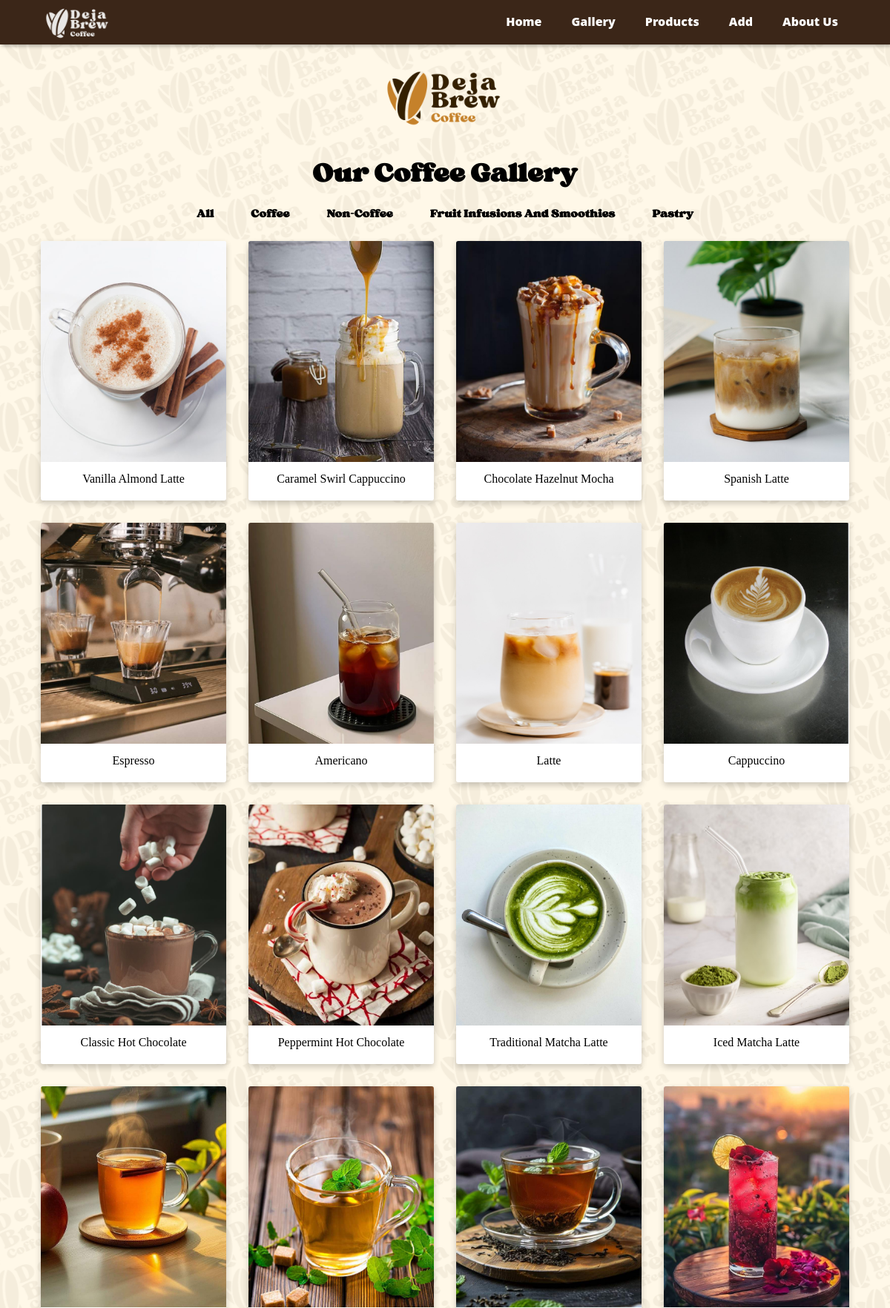
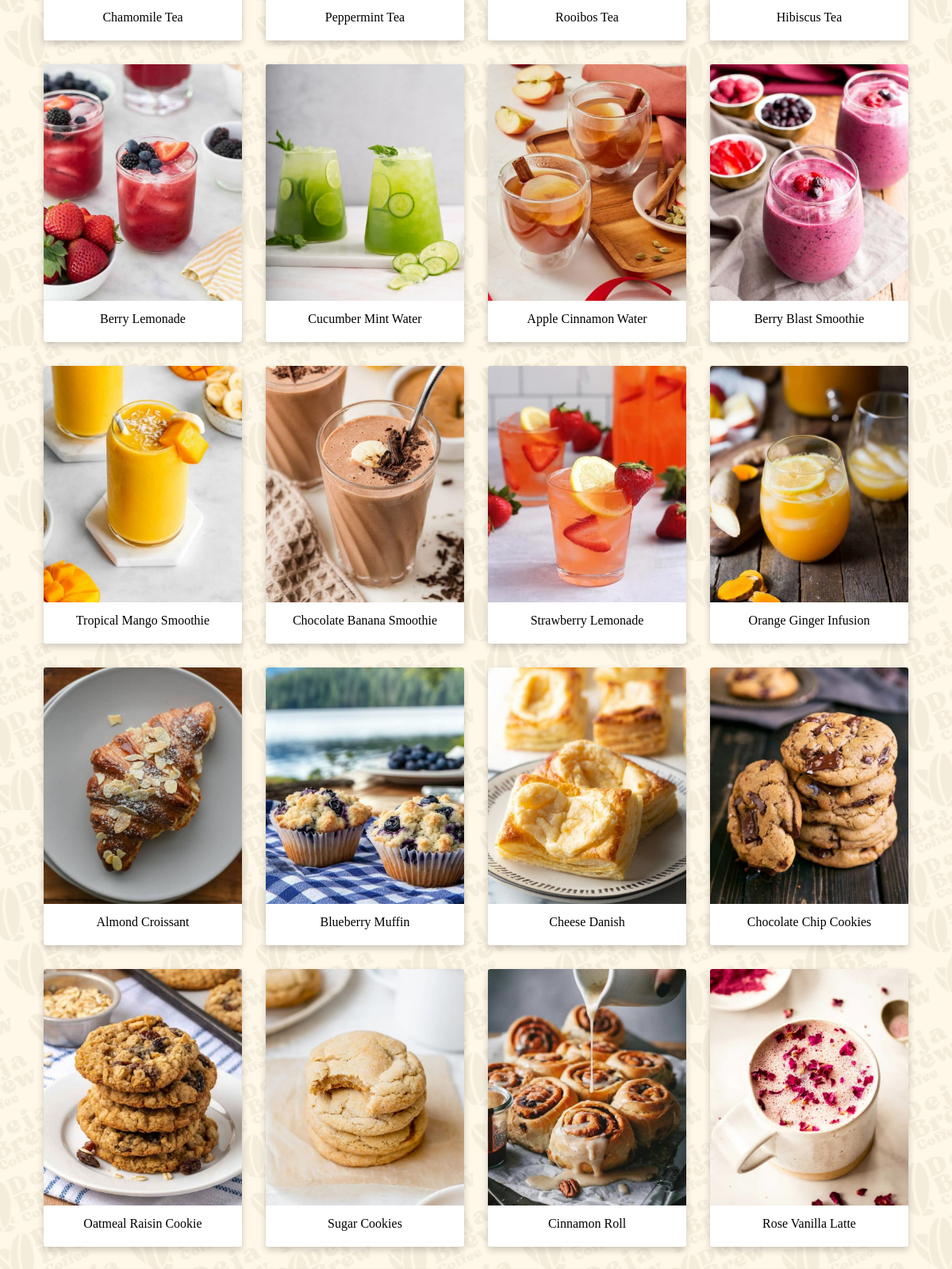
The page /index.php?command=gallery (upper part) on the database its author committed (2 pictures, top to bottom).
### tables this page shows
CREATE TABLE `coffees` (
  `coffee_id` int(11) NOT NULL,
  `name` varchar(255) NOT NULL,
  `description` text DEFAULT NULL,
  `sugar_level` varchar(100) DEFAULT NULL,
  `roast_level` varchar(100) DEFAULT NULL,
  `caffeine_content` varchar(50) DEFAULT NULL,
  `category` enum('Coffee','Non-Coffee','Fruit Infusions And Smoothies','Pastry') NOT NULL,
  `ingredients` text DEFAULT NULL,
  `images` text NOT NULL
);

### model.php (called while the page is built, shortened)
<?php
class Model
{
	public $db=null;
	function __construct()
	{
		try
		{
			$this->db = new mysqli('localhost', 'root', '', 'dejadb');
		}
		catch(mysqli_sql_exception $e)
		{
			exit('Database connection could not be established.');
		}
	}
	public function getGallery()
	    {
	        $data = array();
			$queryGetImages = mysqli_query($this->db,"SELECT * from coffees");
			while($getRow=mysqli_fetch_object($queryGetImages))
			{
			  $data[] = $getRow;
			}
			return $data;
	    }
}
?>

### html/gallery.php (the view, shortened to what this page needs)
<!DOCTYPE html>
<html lang="en">
<head>
    <link rel="stylesheet" href="css/gallery.css">
</head>
<body>
    <section class="product_profile">
        <image class="dejaLogo" src="images/Deja Brew Brand v2.png"></image>
        <h1 class="section_title">Our Coffee Gallery</h1>
        <ul id="filterBTNS">
            <li onclick="showAllProducts()">All</li>
            <li onclick="filterCoffee('Coffee')">Coffee</li>
            <li onclick="filterCoffee('Non-Coffee')">Non-Coffee</li>
            <li onclick="filterCoffee('Fruit Infusions And Smoothies')">Fruit Infusions And Smoothies</li>
            <li onclick="filterCoffee('Pastry')">Pastry</li>
        </ul>
        <div class="coffee_display" id="coffeeDisplay">
            <?php
                foreach($coffeeImages as $Images)
                {
                    echo "<div class='coffee_card' data-category='" . htmlspecialchars($Images->category) . "'>";
                        echo "<img src='".htmlspecialchars($Images->images)."' alt='" . htmlspecialchars($Images->name) . "'>";
                        echo "<div class='Cofname card_footer'>";
                            echo "<a href='index.php?command=viewProduct&&coffee_id=" . htmlspecialchars($Images->coffee_id) . "'>";
                            echo htmlspecialchars($Images->name);
                            echo "</a>";
                        echo"</div>";
                    echo"</div>";
                }
            ?>
        </div>
    </section>
</body>
</html>

### css/header-footer.css (style rules this page uses)
* { margin: 0; padding: 0; box-sizing: border-box; }
html { scroll-behavior: smooth; }
body { font-family: 'Sergio Trendy', sans-serif; line-height: 1.6; padding-top: 60px; padding-bottom: 40px; background-color: #ffffff; scroll-snap-type: y mandatory; overflow-y: scroll; }
.Header { display: flex; justify-content: space-between; align-items: center; padding: 0 50px; background-color: #3b2618; box-shadow: 2px 2px 5px rgba(0, 0, 0, 0.3); position: fixed; top: 0; width: 100%; height: 60px; z-index: 100; }
.brand_logo { max-height: 110px; margin-right: auto; display: block; }
.header_button { display: flex; height: 100%; transition: max-height 0.5s ease-in-out; overflow: hidden; }
.header_button a { background: none; font-family: 'Open Sans ExtraBold', sans-serif; color: #ffffff; text-decoration: none; padding: 0 20px; height: 100%; cursor: pointer; font-size: 16px; display: flex; align-items: center; transition: background-color 0.4s ease; }

### css/gallery.css (style rules this page uses)
* { margin: 0; padding: 0; box-sizing: border-box; }
body { font-family: 'Sergio Trendy', sans-serif; background-color: beige; padding-top: 60px; padding-bottom: 40px; background-image: url("../images/djb_productD.png"); background-attachment: fixed; background-position: center; height: auto; }
section { width: 100%; display: flex; justify-content: center; align-items: center; flex-direction: column; }
.product_profile { width: 100%; display: flex; flex-direction: column; align-items: center; justify-content: flex-start; height: auto; }
.dejaLogo { margin-top: -30px; max-height: 200px; margin-bottom: -25px; }
.section_title { font-size: 2.2rem; text-align: center; margin-bottom: 10px; }
#filterBTNS { list-style-type: none; display: flex; justify-content: center; padding: 0; }
#filterBTNS li { margin: 0 15px; cursor: pointer; font-weight: bold; font-size: 15px; padding: 5px 10px; position: relative; transition: color 0.3s ease; }
#filterBTNS li::before { content: ''; position: absolute; left: 0; bottom: 0; width: 0; height: 2px; background-color: #c5812a; transition: width 0.3s ease; }
.coffee_display { display: flex; flex-wrap: wrap; justify-content: center; gap: 30px; padding: 20px; margin-bottom: 40px; }
.coffee_card { position: relative; width: 250px; height: 350px; background-color: white; box-shadow: 0 4px 8px rgba(0, 0, 0, 0.2); border-radius: 3px; overflow: hidden; transition: transform 0.3s ease; }
.coffee_card img { width: 100%; height: 85%; object-fit: cover; }
.Cofname a { text-decoration: none; color: black; }
.card_footer { font-family: 'Roboto Slab Black'; padding: 10px; text-align: center; }

### rows shown on the page
coffees: images+name (picture), name "Vanilla Almond Latte"
coffees: images+name (picture), name "Caramel Swirl Cappuccino"
coffees: images+name (picture), name "Chocolate Hazelnut Mocha"
coffees: images+name (picture), name "Spanish Latte"
coffees: images+name (picture), name "Espresso"
coffees: images+name (picture), name "Americano"
coffees: images+name (picture), name "Latte"
coffees: images+name (picture), name "Cappuccino"
coffees: images (picture), name "Classic Hot Chocolate"
coffees: images+name (picture), name "Peppermint Hot Chocolate"
coffees: images (picture), name "Traditional Matcha Latte"
coffees: images (picture), name "Iced Matcha Latte"
coffees: images+name (picture), name "Chamomile Tea"
coffees: images+name (picture), name "Peppermint Tea"
coffees: images+name (picture), name "Rooibos Tea"
coffees: images+name (picture), name "Hibiscus Tea"
coffees: images+name (picture), name "Berry Lemonade"
coffees: images+name (picture), name "Cucumber Mint Water"
coffees: images+name (picture), name "Apple Cinnamon Water"
coffees: images+name (picture), name "Berry Blast Smoothie"
coffees: images+name (picture), name "Tropical Mango Smoothie"
coffees: images+name (picture), name "Chocolate Banana Smoothie"
coffees: images+name (picture), name "Strawberry Lemonade"
coffees: images+name (picture), name "Orange Ginger Infusion"
coffees: images+name (picture), name "Almond Croissant"
coffees: images+name (picture), name "Blueberry Muffin"
coffees: images+name (picture), name "Cheese Danish"
coffees: images+name (picture), name "Chocolate Chip Cookies"
coffees: images+name (picture), name "Oatmeal Raisin Cookie"
coffees: images+name (picture), name "Sugar Cookies"
coffees: images+name (picture), name "Cinnamon Roll"
coffees: images+name (picture), name "Rose Vanilla Latte"
